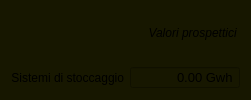
            <widget class="QWidget" name="storResWgt" native="true">
             <property name="maximumSize">
              <size>
               <width>16777215</width>
               <height>16777215</height>
              </size>
             </property>
             <property name="styleSheet">
              <string notr="true">background-color: rgb(23, 23, 0);</string>
             </property>
             <layout class="QGridLayout" name="gridLayout_8">
              <item row="1" column="1">
               <widget class="QLabel" name="perspStorLbl">
                <property name="sizePolicy">
                 <sizepolicy hsizetype="Fixed" vsizetype="Preferred">
                  <horstretch>0</horstretch>
                  <verstretch>0</verstretch>
                 </sizepolicy>
                </property>
                <property name="minimumSize">
                 <size>
                  <width>110</width>
                  <height>0</height>
                 </size>
                </property>
                <property name="maximumSize">
                 <size>
                  <width>110</width>
                  <height>16777215</height>
                 </size>
                </property>
                <property name="font">
                 <font>
                  <weight>50</weight>
                  <italic>true</italic>
                  <bold>false</bold>
                 </font>
                </property>
                <property name="text">
                 <string>Valori prospettici </string>
                </property>
                <property name="alignment">
                 <set>Qt::AlignRight|Qt::AlignTrailing|Qt::AlignVCenter</set>
                </property>
               </widget>
              </item>
              <item row="2" column="0">
               <spacer name="verticalSpacer_36">
                <property name="orientation">
                 <enum>Qt::Vertical</enum>
                </property>
                <property name="sizeType">
                 <enum>QSizePolicy::Fixed</enum>
                </property>
                <property name="sizeHint" stdset="0">
                 <size>
                  <width>20</width>
                  <height>5</height>
                 </size>
                </property>
               </spacer>
              </item>
              <item row="3" column="0">
               <widget class="QLabel" name="sysStorResLbl">
                <property name="sizePolicy">
                 <sizepolicy hsizetype="MinimumExpanding" vsizetype="Preferred">
                  <horstretch>0</horstretch>
                  <verstretch>0</verstretch>
                 </sizepolicy>
                </property>
                <property name="font">
                 <font>
                  <pointsize>9</pointsize>
                 </font>
                </property>
                <property name="text">
                 <string>Sistemi di stoccaggio</string>
                </property>
                <property name="alignment">
                 <set>Qt::AlignRight|Qt::AlignTrailing|Qt::AlignVCenter</set>
                </property>
               </widget>
              </item>
              <item row="3" column="1">
               <widget class="QDoubleSpinBox" name="sysStorResPerspDsb">
                <property name="sizePolicy">
                 <sizepolicy hsizetype="Fixed" vsizetype="Fixed">
                  <horstretch>0</horstretch>
                  <verstretch>0</verstretch>
                 </sizepolicy>
                </property>
                <property name="minimumSize">
                 <size>
                  <width>110</width>
                  <height>0</height>
                 </size>
                </property>
                <property name="maximumSize">
                 <size>
                  <width>110</width>
                  <height>16777215</height>
                 </size>
                </property>
                <property name="font">
                 <font>
                  <pointsize>10</pointsize>
                 </font>
                </property>
                <property name="alignment">
                 <set>Qt::AlignRight|Qt::AlignTrailing|Qt::AlignVCenter</set>
                </property>
                <property name="buttonSymbols">
                 <enum>QAbstractSpinBox::NoButtons</enum>
                </property>
                <property name="suffix">
                 <string> Gwh</string>
                </property>
                <property name="maximum">
                 <double>999999.989999999990687</double>
                </property>
                <property name="singleStep">
                 <double>0.100000000000000</double>
                </property>
                <property name="value">
                 <double>0.000000000000000</double>
                </property>
               </widget>
              </item>
             </layout>
            </widget>
